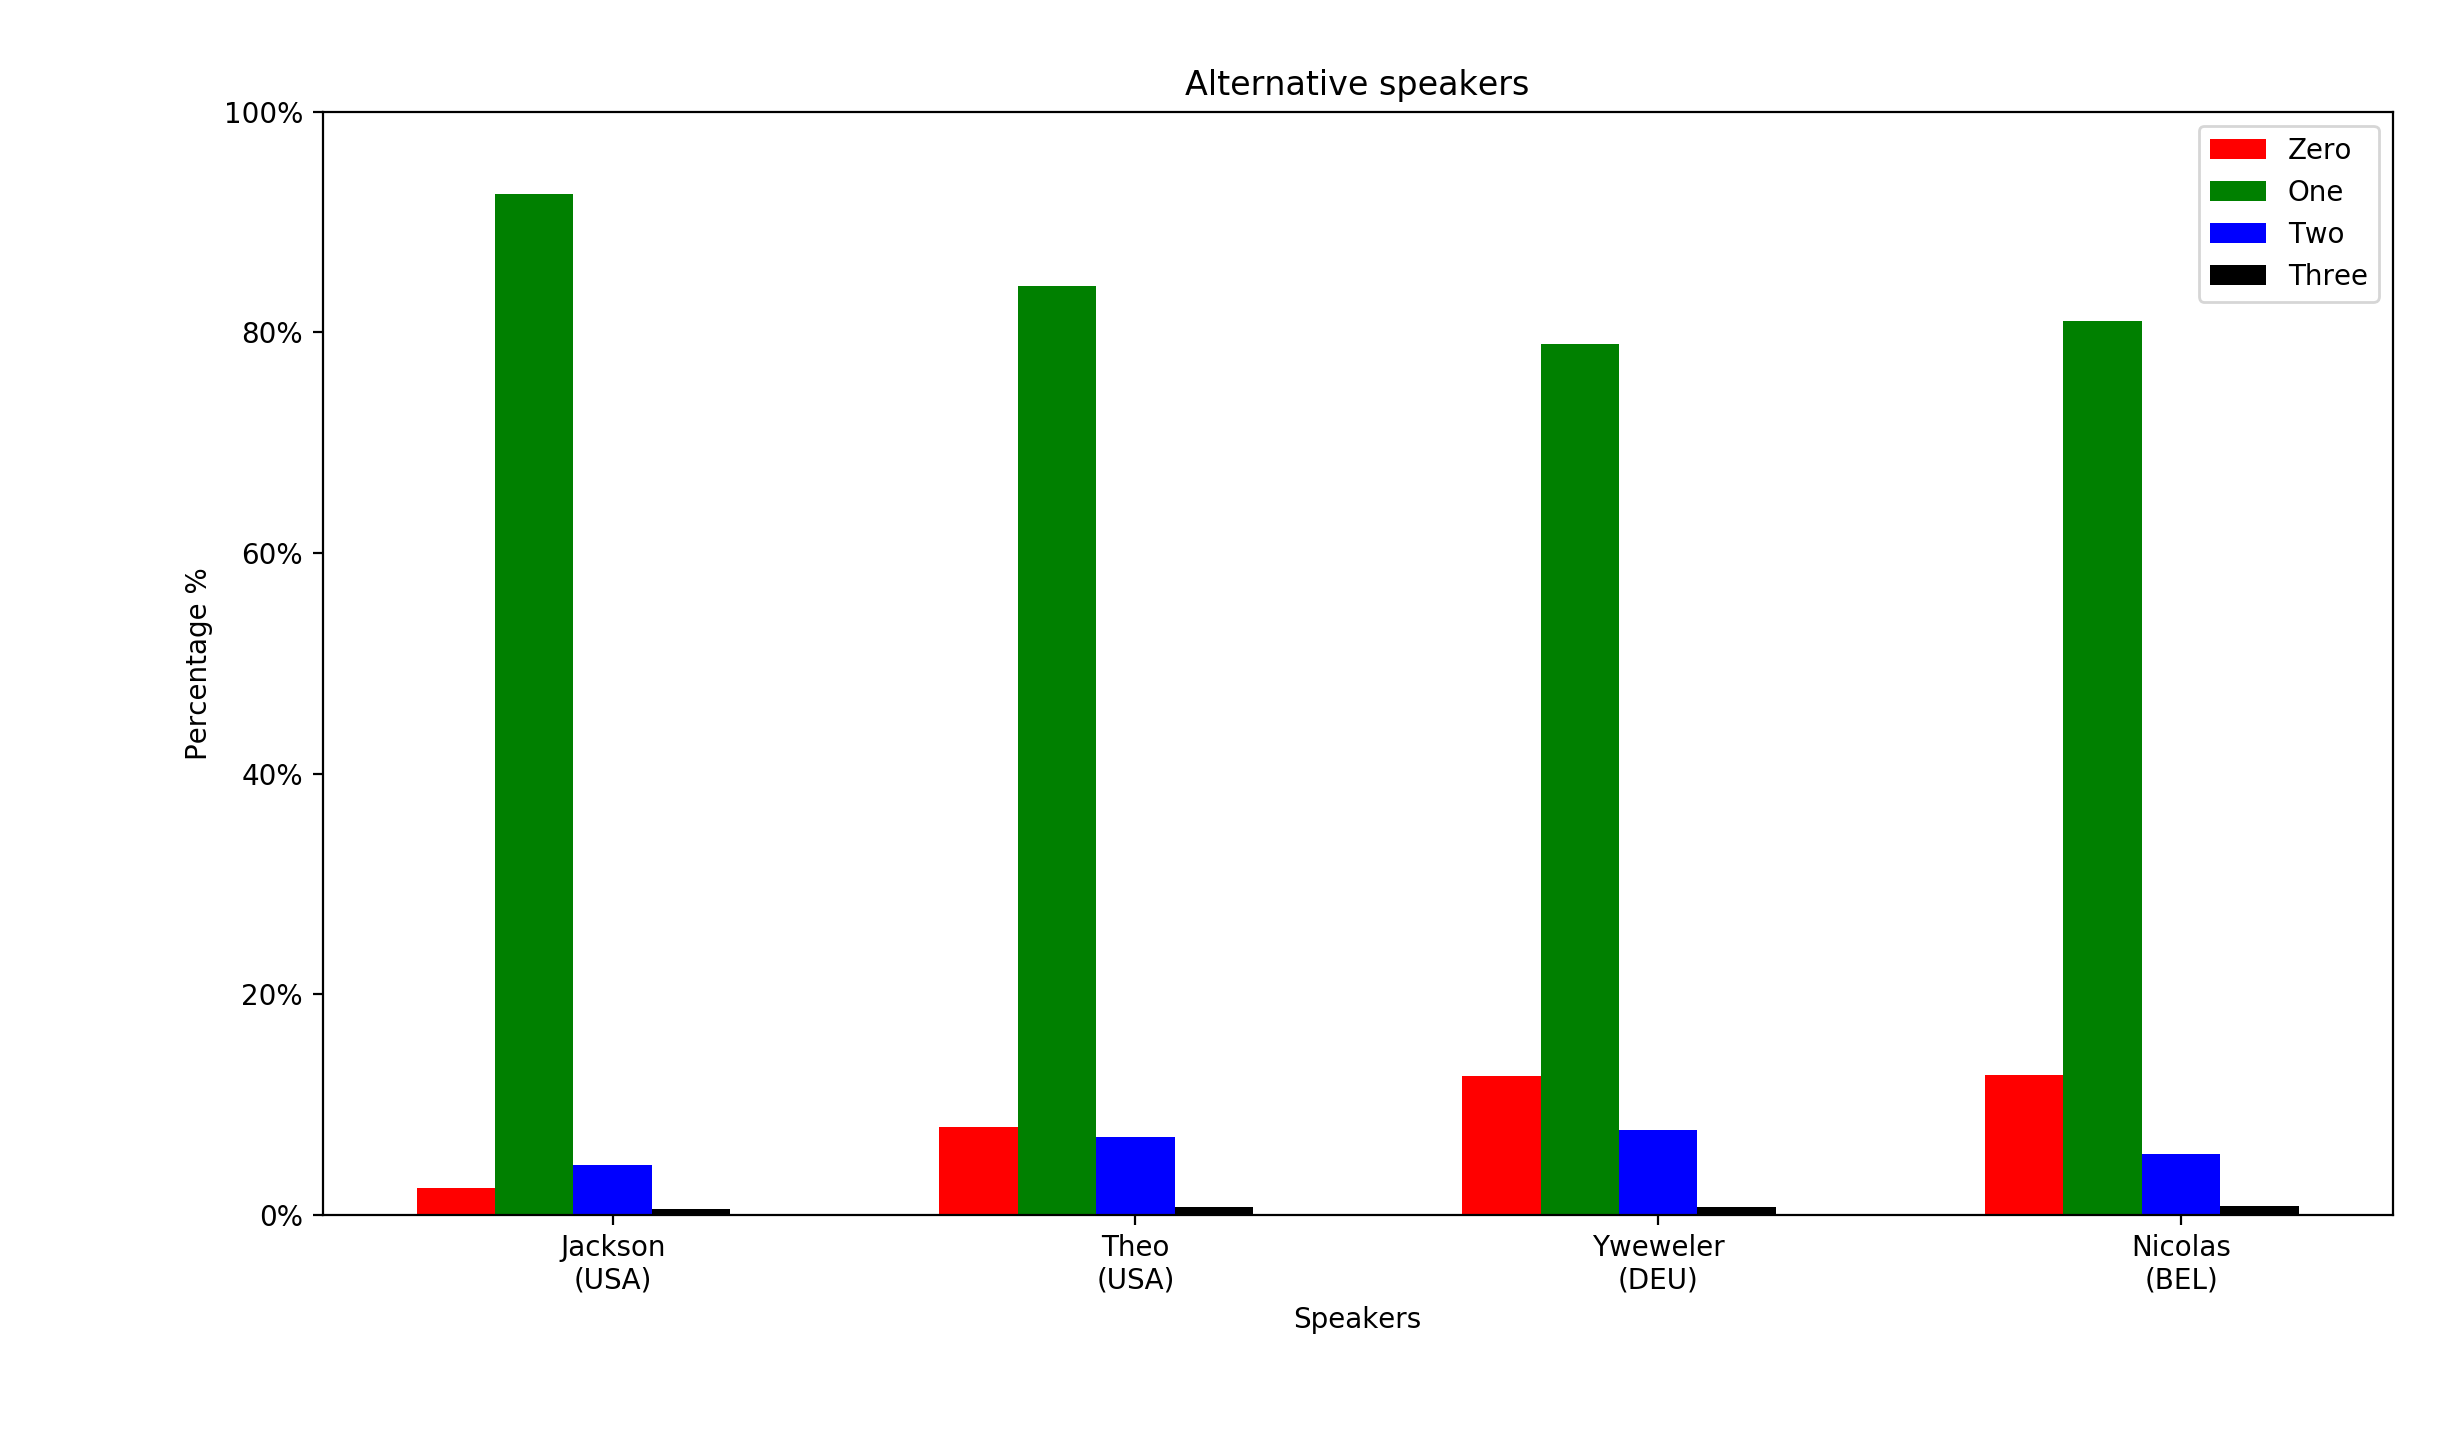

Reproduce this figure in Python.
#!/usr/bin/env python
# -*- coding: utf-8 -*-

# ----------------------------------------------------------------------
# Numenta Platform for Intelligent Computing (NuPIC)
# Copyright (C) 2019, Numenta, Inc.  Unless you have an agreement
# with Numenta, Inc., for a separate license for this software code, the
# following terms and conditions apply:
#
# This program is free software: you can redistribute it and/or modify
# it under the terms of the GNU Affero Public License version 3 as
# published by the Free Software Foundation.
#
# This program is distributed in the hope that it will be useful,
# but WITHOUT ANY WARRANTY; without even the implied warranty of
# MERCHANTABILITY or FITNESS FOR A PARTICULAR PURPOSE.
# See the GNU Affero Public License for more details.
#
# You should have received a copy of the GNU Affero Public License
# along with this program.  If not, see http://www.gnu.org/licenses.
#
# http://numenta.org/licenses/
# ----------------------------------------------------------------------

import numpy as np
import matplotlib.pyplot as plt
import matplotlib.ticker as mtick
import yaml
import timeit
import random
import datetime
import random

# Python implementations
from nupic.algorithms.spatial_pooler import SpatialPooler
# from nupic.algorithms.temporal_memory import TemporalMemory
# from nupic.algorithms.sdr_classifier import SDRClassifier

# C++ implementations
# from nupic.bindings.algorithms import SpatialPooler
from nupic.bindings.algorithms import TemporalMemory
from nupic.bindings.algorithms import SDRClassifier


if __name__ == "__main__":

  random.seed(42)
  np.random.seed(42)

  total_time = timeit.default_timer()

  datapath = "./free-spoken-digit-dataset/recordings/"

  verbose = True
  show_timing = True

  count = 0

  fs = 100e3  # Hz

  encoding_width = 2048  # bits

  with open("model.yaml", "r") as f:
    modelParams = yaml.safe_load(f)["modelParams"]

    spParams = modelParams["spParams"]
    tmParams = modelParams["tmParams"]
    clParams = modelParams["clParams"]

  sp = SpatialPooler(
    inputDimensions=(encoding_width,),
    columnDimensions=(spParams["columnCount"],),
    potentialPct=spParams["potentialPct"],
    potentialRadius=encoding_width,
    globalInhibition=spParams["globalInhibition"],
    localAreaDensity=spParams["localAreaDensity"],
    numActiveColumnsPerInhArea=spParams["numActiveColumnsPerInhArea"],
    synPermInactiveDec=spParams["synPermInactiveDec"],
    synPermActiveInc=spParams["synPermActiveInc"],
    synPermConnected=spParams["synPermConnected"],
    boostStrength=spParams["boostStrength"],
    seed=spParams["seed"],
    wrapAround=True
  )

  tm = TemporalMemory(
    columnDimensions=(tmParams["columnCount"],),
    cellsPerColumn=tmParams["cellsPerColumn"],
    activationThreshold=tmParams["activationThreshold"],
    initialPermanence=tmParams["initialPerm"],
    connectedPermanence=spParams["synPermConnected"],
    minThreshold=tmParams["minThreshold"],
    maxNewSynapseCount=tmParams["newSynapseCount"],
    permanenceIncrement=tmParams["permanenceInc"],
    permanenceDecrement=tmParams["permanenceDec"],
    predictedSegmentDecrement=0.0,
    maxSegmentsPerCell=tmParams["maxSegmentsPerCell"],
    maxSynapsesPerSegment=tmParams["maxSynapsesPerSegment"],
    seed=tmParams["seed"]
  )

  cl = SDRClassifier([1], 0.001, 0.3, 0)

  # Create an array to represent active columns, all initially zero
  activeColumns = np.zeros(spParams["columnCount"]).astype('uint32')

  offset_start = 10000
  chunk_size = 2500

  training_count = 16

  file_names = []

  # Train with 6 variations of spoken speech
  for j in range(0, training_count):
    file_names.append(datapath + "0_jackson_{}.ngm.npy".format(random.randint(0, 5)))
    file_names.append(datapath + "1_jackson_{}.ngm.npy".format(random.randint(0, 5)))
    file_names.append(datapath + "2_jackson_{}.ngm.npy".format(random.randint(0, 5)))
    file_names.append(datapath + "3_jackson_{}.ngm.npy".format(random.randint(0, 5)))

  random.shuffle(file_names)

  # Take into account duplication of samples
  training_count *= 4

  for i, file_name in enumerate(file_names):

    bucketIdx = int(file_name[len(datapath)])

    encoding = np.load(file_name)
    encoding = encoding[offset_start:offset_start+chunk_size].astype('uint32')

    tm.reset()

    print("Training (#{}/{}): {} ({} SDRs, {:.4f}s)".format(
      i + 1, training_count, file_name, len(encoding), len(encoding) / fs))

    start_time = timeit.default_timer()

    for sdr in encoding:
      # Execute Spatial Pooling algorithm over input space.
      sp.compute(sdr, True, activeColumns)
      activeColumnIndices = np.nonzero(activeColumns)[0]

      # Execute Temporal Memory algorithm over active mini-columns.
      tm.compute(activeColumnIndices, learn=True)
      activeCells = tm.getActiveCells()

      # Run classifier to translate active cells back to scalar value.
      result = cl.compute(
        recordNum=count,
        patternNZ=activeCells,
        classification={
          "bucketIdx": bucketIdx,
          "actValue": bucketIdx
        },
        learn=True,
        infer=False
      )

      count += 1

      if show_timing and (count % chunk_size) == 0:
        print("Elapsed time: {}, ({} total SDRs)".format(
          str(datetime.timedelta(seconds=(timeit.default_timer() - start_time))), count))

  # Test the classifier with four unheard "One" variations
  test_names = []
  test_names.append(datapath + "1_jackson_1.ngm.npy")
  test_names.append(datapath + "1_theo_1.ngm.npy")
  test_names.append(datapath + "1_yweweler_1.ngm.npy")
  test_names.append(datapath + "1_nicolas_1.ngm.npy")

  average_predictions = [[], [], [], []]

  for test_name in test_names:

    bucketIdx = int(test_name[len(datapath)])

    encoding = np.load(test_name)
    encoding = encoding[offset_start:offset_start+chunk_size].astype('uint32')

    print("Testing: {} ({} SDRs, {:.4f}s)".format(
      test_name, len(encoding), len(encoding) / fs))

    tm.reset()

    results = []

    start_time = timeit.default_timer()

    for sdr in encoding:
      # Execute Spatial Pooling algorithm over input space.
      sp.compute(sdr, False, activeColumns)
      activeColumnIndices = np.nonzero(activeColumns)[0]

      # Execute Temporal Memory algorithm over active mini-columns.
      tm.compute(activeColumnIndices, learn=False)
      activeCells = tm.getActiveCells()

      # Run classifier to translate active cells back to scalar value.
      result = cl.compute(
        recordNum=count,
        patternNZ=activeCells,
        classification={
          "bucketIdx": bucketIdx,
          "actValue": bucketIdx
        },
        learn=False,
        infer=True
      )

      results.append(result)

      count += 1

      if show_timing and (count % chunk_size) == 0:
        print("Elapsed time: {}, ({} total SDRs)".format(
          str(datetime.timedelta(seconds=(timeit.default_timer() - start_time))), count))

    averages = [0, 0, 0, 0]

    for i in range(0, 4):
      for result in results:
        averages[i] += result[1][i]

      averages[i] /= len(results)
      averages[i] *= 100.0

      average_predictions[i].append(averages[i])

    print("Average: {}".format(averages[1]))

  fig, ax = plt.subplots()

  index = np.arange(4)
  bar_width = 0.15

  rects1 = ax.bar(index + (0 * bar_width), average_predictions[0], bar_width, color='r', label='Zero')
  rects2 = ax.bar(index + (1 * bar_width), average_predictions[1], bar_width, color='g', label='One')
  rects3 = ax.bar(index + (2 * bar_width), average_predictions[2], bar_width, color='b', label='Two')
  rects4 = ax.bar(index + (3 * bar_width), average_predictions[3], bar_width, color='k', label='Three')

  ax.set_title('Alternative speakers')
  ax.set_xlabel('Speakers')
  ax.set_ylabel('Percentage %')
  ax.set_ylim(0.0, 100.0)
  ax.yaxis.set_major_formatter(mtick.PercentFormatter())
  ax.set_xticks(index + (bar_width * 4) / 2)
  ax.set_xticklabels(('Jackson\n(USA)', 'Theo\n(USA)', 'Yweweler\n(DEU)', 'Nicolas\n(BEL)'))
  ax.legend()

  fig.tight_layout()
  plt.show()

  print("Total time: {}, ({} total SDRs)".format(
    str(datetime.timedelta(seconds=(timeit.default_timer() - total_time))), count))
